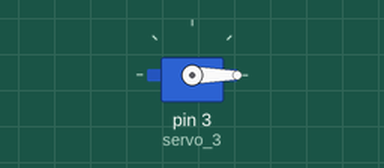
Recording of a sketch running on a simulated Arduino Uno, built with avr-gcc and run on an emulated ATmega328P. On the bench: servo.

Above: at 0.05 s.
At 1.5 s:
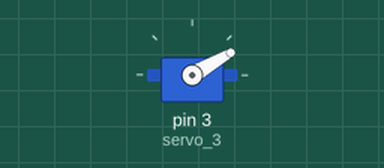
At 3.0 s:
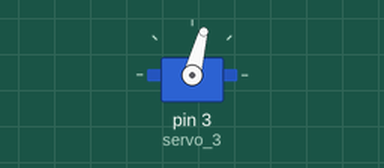
At 6.0 s:
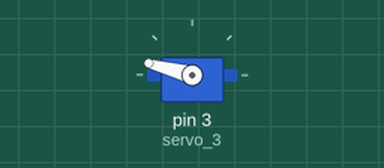
Timing chart, 0 to 7.8 s (numbered marks = the images above):
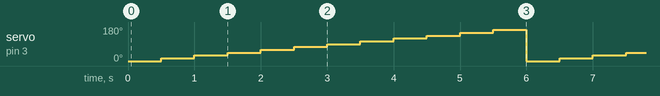

The sketch:

51_servo_motor_control_system1.ino
```cpp
// C++ code
//
#include <Servo.h>

int count = 0;

Servo servo_3;

int counter;

void setup()
{
  servo_3.attach(3,500,2500);
}

void loop()
{
  count = 0;
  for(counter = 0;counter < 12;++counter)
  {
    servo_3.write(count);
    count += 15;
    delay(500);
  }
}
```

Measured:
- by itself, servo on pin 3 (servo_3): repeats every 6.0 s: 30° 0.50 s, 45° 0.50 s, 60° 0.50 s, 75° 0.50 s, 90° 0.50 s, 105° 0.50 s, 120° 0.50 s, 135° 0.50 s, 150° 0.50 s, 165° 0.50 s, 0° 0.50 s, 15° 0.50 s
